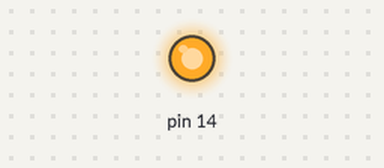
Recording of a sketch running on a simulated Arduino Uno, built with avr-gcc and run on an emulated ATmega328P. Shown: output pins drawn as LEDs (lit = HIGH).

Above: at 2.5 s.
At 7.5 s:
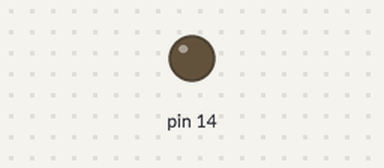
Timing chart, 0 to 13.0 s (numbered marks = the images above):
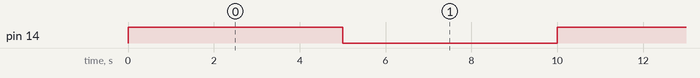

The sketch:

Blink.ino
```cpp
void setup() {
  // initialize digital pin LED_BUILTIN as an output.
  pinMode(14, OUTPUT);
}

// the loop function runs over and over again forever
void loop() {
  digitalWrite(14, HIGH);   // turn the LED on (HIGH is the voltage level)
  delay(5000);                       // wait for a second
  digitalWrite(14, LOW);    // turn the LED off by making the voltage LOW
  delay(5000);                       // wait for a second
  Serial.print("oi");
}
```

Measured:
- by itself, pin 14: alternates HIGH for 5.0 s and LOW for 5.0 s
